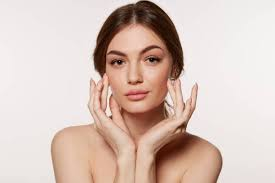
#> input picture ml/download.jpeg.jpg, 275 x 183 px, found by its file name; its folder holds 2 pictures in this run
$ jupyter execute --allow-errors fashion_main.ipynb
#> lines starting #> are read from the running program, lines starting #| are printed output that depends on the picture; after the words box and inside, x2 and y2 are one past the last pixel; in counts of white or black regions, pixels touching at a corner belong together
[cell 1]
import pandas as pd
import numpy as np
import random

[cell 2]
#dataset
dataset_path = 'D:/coding/StyleScript/ml/styles.csv'
#> (the rest of this cell did not finish here and is left out)

[cell 3]
columns_to_keep = ['id', 'gender', 'masterCategory', 'subCategory', 'articleType', 'baseColour', 'season', 'usage']

#> (the rest of this cell did not finish here and is left out)

#> (a cell that did not finish here is left out)

#> (a cell that did not finish here is left out)

#> (a cell that did not finish here is left out)

#> (a cell that did not finish here is left out)

#> (a cell that did not finish here is left out)

Skin Tone Classification

[cell 9]
from PIL import Image
from PIL import ImageColor
import cv2
import numpy as np
import matplotlib
import matplotlib.pyplot as plt

import stone


from IPython.display import HTML

[cell 10]
# Skin tone mapping based on hex colors
skin_tones = {
    "#373028": "Deepest Skin",
    "#422811": "Very Deep",
    "#513B2E": "Deep Brown",
    "#6F503C": "Medium Brown",
    "#81654F": "Tan",
    "#9D7A54": "Light Tan",
    "#BEA07E": "Medium Fair",
    "#E5C8A6": "Light Fair",
    "#E7C1B8": "Warm Fair",
    "#F3DAD6": "Very Fair",
    "#FBF2F3": "Pale",
}

[cell 11]
image_path = '/content/download.jpeg'

def detect_skin_tone(image):
  image = cv2.imread(image_path)

  image = cv2.cvtColor(image, cv2.COLOR_BGR2RGB)
  image = cv2.cvtColor(image, cv2.COLOR_BGR2RGB)

  resized_image = cv2.resize(image, (200, 200))


  average_color = resized_image.mean(axis=0).mean(axis=0)
  avg_color_hex = "#{:02x}{:02x}{:02x}".format(int(average_color[0]), int(average_color[1]), int(average_color[2]))
  avg_color_rgb = np.array(ImageColor.getrgb(avg_color_hex))

  closest_tone_hex = min(
        skin_tones.keys(),
        key=lambda hex_code: np.linalg.norm(avg_color_rgb - np.array(ImageColor.getrgb(hex_code)))
    )
  return closest_tone_hex, skin_tones[closest_tone_hex]

[cell 12]
# display_box([detected_tone_hex,detected_tone_name] )
detected_tone_hex = ""
class FaceCropper(object):


    def __init__(self):
        self.face_cascade = cv2.CascadeClassifier(cv2.data.haarcascades + "haarcascade_frontalface_default.xml")

    def generate(self, image_path, show_result=True):
#> called with show_result = True
        img = cv2.imread(image_path)
#> img is the input picture: shape (183, 275, 3); mean B, G, R 187.6, 196.4, 216.2
        if img is None:
            print("Can't open image file")
            return 0

        # Convert to grayscale for better face detection
        gray = cv2.cvtColor(img, cv2.COLOR_BGR2GRAY)
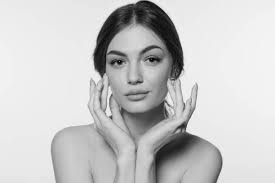
#> gray: shape (183, 275); min 4, max 252, mean 201.3

        # Detect faces in the grayscale image
        faces = self.face_cascade.detectMultiScale(gray, scaleFactor=1.1, minNeighbors=5, minSize=(100, 100))
#> faces = [[83, 19, 109, 109]]
        if len(faces) == 0:
            print('Failed to detect faces')
            return 0

        if show_result:
            # Draw bounding boxes around the faces on the original image
            for (x, y, w, h) in faces:
                cv2.rectangle(img, (x, y), (x + w, y + h), (255, 0, 0), 2)
#> this loop made 1 pass
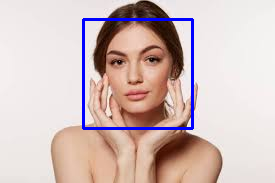
#> img: shape (183, 275, 3); 2.59% of pixels changed, all inside (x1, y1, x2, y2) = (82, 18, 194, 130)

            # Convert the image from BGR to RGB for correct display with matplotlib
            img_rgb = cv2.cvtColor(img, cv2.COLOR_BGR2RGB)

            # Prepare for showing cropped face images
            cropped_faces = []

            # Crop faces and resize them to show as zoomed-in images
            for (x, y, w, h) in faces:
                face_img = img[y:y + h, x:x + w]
                resized_face = cv2.resize(face_img, (200, 200))  # Resize to zoom in
                cropped_faces.append((resized_face, (x, y, w, h)))  # Save cropped face and original position
#> this loop made 1 pass
#> pass 1, in generate, `face_img = img[y:y + h, x:x + w]`:
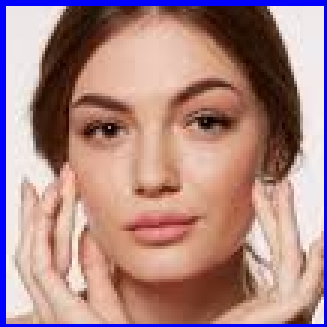
#> face_img: shape (109, 109, 3) (shown 3 times larger); mean B, G, R 132.9, 134.6, 172
#> pass 1, in generate, `resized_face = cv2.resize(face_img, (200, 200))`:
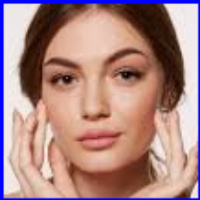
#> resized_face: shape (200, 200, 3); mean B, G, R 132.8, 134.6, 171.9
#> after the loop, cropped_faces = 1 item

            # Create a figure with 1 row and 3 columns for side-by-side display
            fig, ax = plt.subplots(1, 3, figsize=(16, 6))

            # Show the original image with bounding boxes in the first column
            ax[0].imshow(img_rgb)
            ax[0].axis('off')  # Hide axes
            ax[0].set_title('Original Image with Face Detection')

            # Show the first cropped face in the second column (zoomed-in)
            if cropped_faces:
                zoomed_face, (x, y, w, h) = cropped_faces[0]
                zoomed_face_rgb = cv2.cvtColor(zoomed_face, cv2.COLOR_BGR2RGB)
                global detected_tone_hex

                # Display the zoomed-in face in the second column
                ax[1].imshow(zoomed_face_rgb)
                ax[1].axis('off')  # Hide axes
                ax[1].set_title('Cropped Face (Zoomed-In)')

                # Optional: Draw the bounding box on the zoomed-in face
                rect_x = int((zoomed_face.shape[1] - w) / 2)  # Position the bounding box relative to zoom
                rect_y = int((zoomed_face.shape[0] - h) / 2)
                ax[1].add_patch(plt.Rectangle((rect_x, rect_y), w, h, linewidth=2, edgecolor='r', facecolor='none'))

                # Detect the skin tone of the cropped face
                skin_tone, skin_color = detect_skin_tone(img)
                detected_tone_hex = skin_tone
                orange_block = np.ones((10, 10, 3))
                orange_rgb = matplotlib.colors.hex2color(skin_tone)
                orange_block[:, :] = orange_rgb
                # Display the skin tone next to the zoomed-in face in the third column
                ax[2].imshow(orange_block)  # Display a block of color that represents the skin tone
                ax[2].axis('off')  # Hide axes
                ax[2].set_title(f"Skin Tone: {skin_tone} {skin_color}")

            plt.show()

        facecnt = len(faces)
        print(f"Detected faces: {facecnt}")

        # Save the cropped faces
        i = 0
        for (x, y, w, h) in faces:
            # Crop the face area
            faceimg = img[y:y + h, x:x + w]
            # Resize face to 32x32 (or any other size you prefer)
            lastimg = cv2.resize(faceimg, (32, 32))
            i += 1
            cv2.imwrite(f"image{i}.jpg", lastimg)


# Usage in Jupyter Notebook

# Provide the image path directly
# image_path = "D:coding/StyleScript/ml/download.jpeg.jpg"
image_path = "D:/coding/StyleScript/ml/download.jpeg.jpg"
# image_path = "D:/coding/StyleScript/ml/close-up-upset-american-black-person.jpg"

# Create the FaceCropper instance and run the face detection
detector = FaceCropper()
detector.generate(image_path, show_result=True)
#> (the call stopped at in generate, `fig, ax = plt.subplots(1, 3, figsize=(16, 6))`: IPython is not available in this run)
